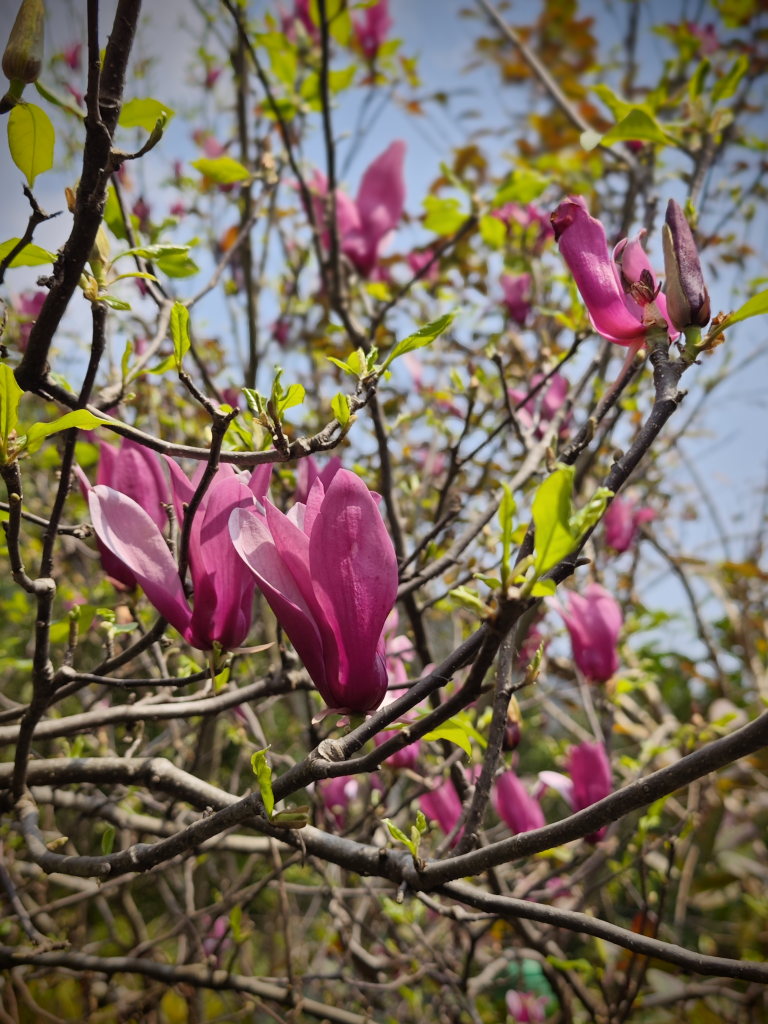
#> input picture assets/Images/IMG_20250314_111550.jpg, 3072 x 4096 px (shown at 1/4 size)
$ python photos.py ../assets/Images/IMG_20250314_111550.jpg
#> lines starting #> are read from the running program, lines starting #| are printed output that depends on the picture
"""
Prepare gallery photos.

    pip install pillow
    python3 scripts/photos.py ~/Desktop/new-shots/*.jpg

For each input: applies EXIF rotation, strips all metadata (including GPS),
writes public/photos/<name>.jpg (1800px long edge, q80) and
public/photos/thumb/<name>.jpg (900px, q78). Then add an entry to src/data/photos.ts.
"""
import sys
from pathlib import Path
from PIL import Image, ImageOps

root = Path(__file__).resolve().parent.parent / "public" / "photos"
(root / "thumb").mkdir(parents=True, exist_ok=True)

for arg in sys.argv[1:]:
    src = Path(arg)
    im = ImageOps.exif_transpose(Image.open(src)).convert("RGB")
#> im is the input picture: PIL image 3072x4096 RGB; mean R, G, B 119.9, 105, 89
    name = src.stem + ".jpg"
    full = im.copy(); full.thumbnail((1800, 1800))
    full.save(root / name, quality=80, optimize=True, progressive=True)
    thumb = im.copy(); thumb.thumbnail((900, 900))
#> after `thumb.thumbnail((900, 900))`:
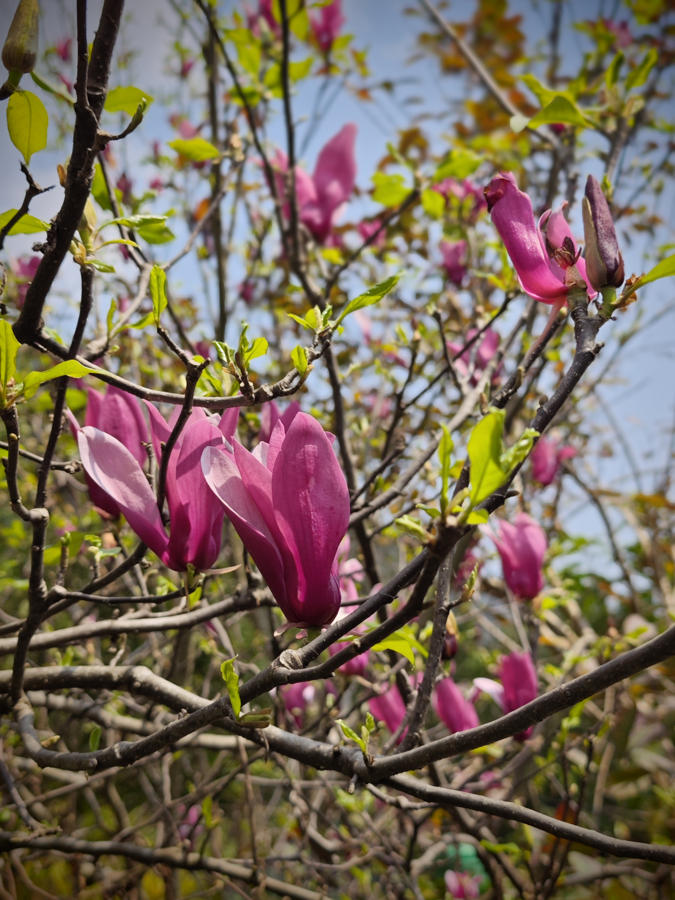
#> thumb: PIL image 675x900 RGB; mean R, G, B 120.1, 105.1, 89.1
    thumb.save(root / "thumb" / name, quality=78, optimize=True, progressive=True)
    print(f"{name}: {full.size[0]}x{full.size[1]}  ->  add {{ file: '{name}', caption: '...' }} to src/data/photos.ts")
#> (printed output is left out)

$ run again, on assets/Images/IMG_20250315_104136.jpg
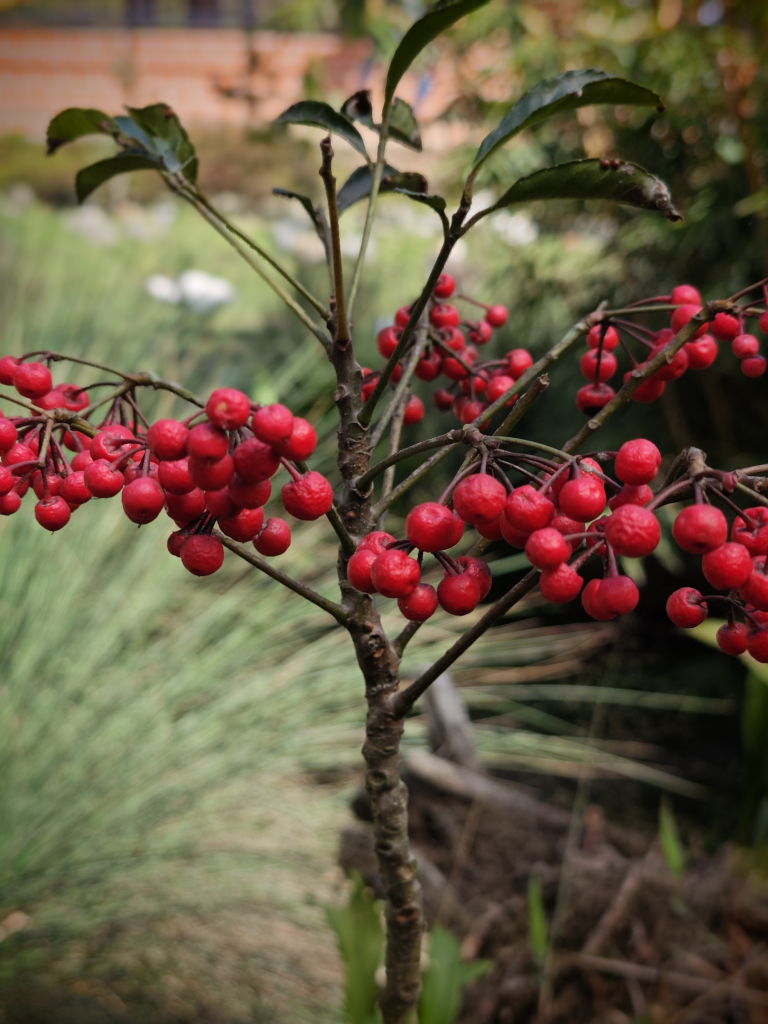
#> input picture assets/Images/IMG_20250315_104136.jpg, 3072 x 4096 px (shown at 1/4 size)
#> im is the input picture: PIL image 3072x4096 RGB; mean R, G, B 104.7, 89, 67.3
#> `thumb.thumbnail((900, 900))`:
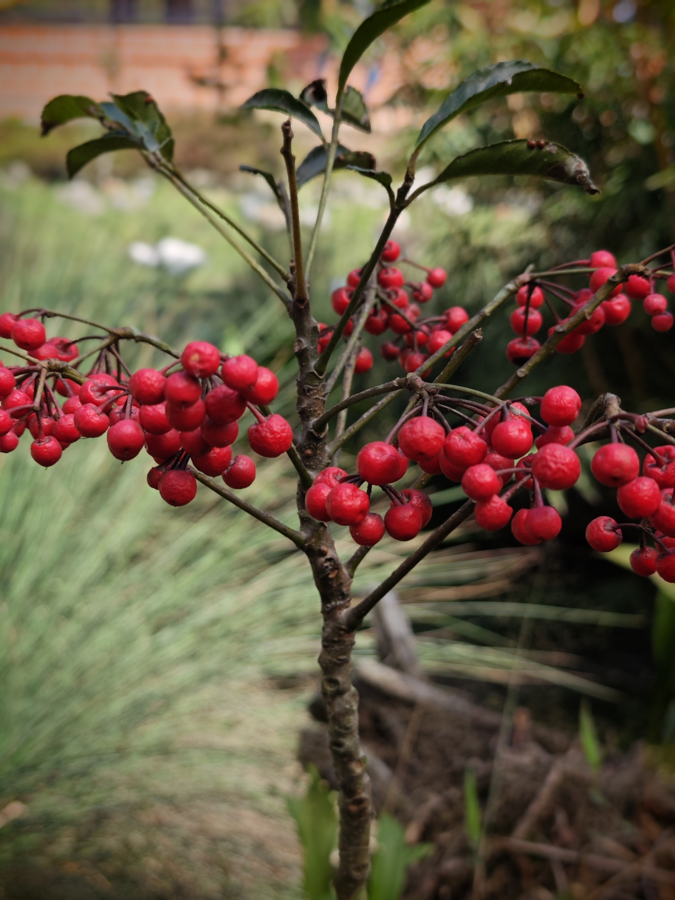
#> thumb: PIL image 675x900 RGB; mean R, G, B 104.9, 89.2, 67.4
#> (printed output is left out)

$ run again, on assets/Images/IMG_20260517_072637_186.jpg
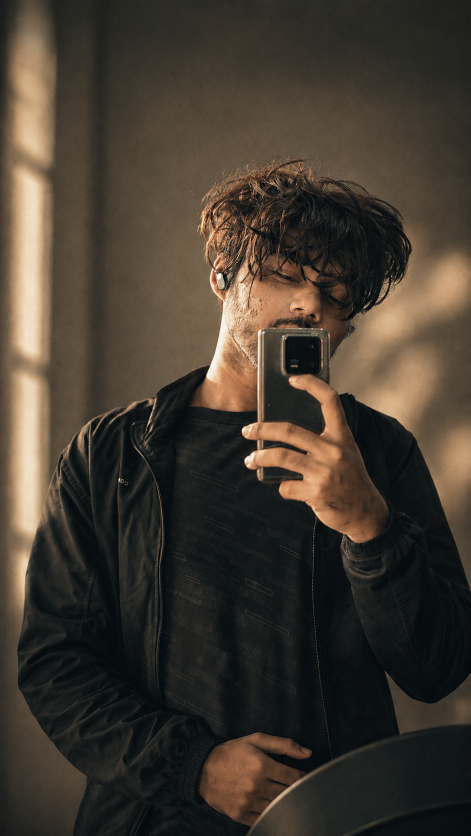
#> input picture assets/Images/IMG_20260517_072637_186.jpg, 941 x 1672 px (shown at 1/2 size)
#> im is the input picture: PIL image 941x1672 RGB; mean R, G, B 66.8, 58.3, 48
#> `thumb.thumbnail((900, 900))`:
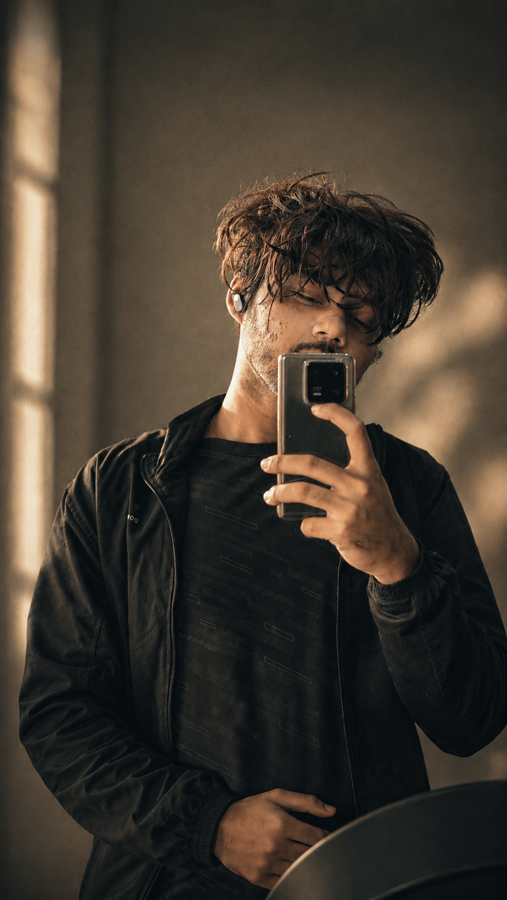
#> thumb: PIL image 507x900 RGB; mean R, G, B 66.8, 58.3, 48
#> (printed output is left out)

$ run again, on assets/Images/IMG_20260517_072638_092.jpg
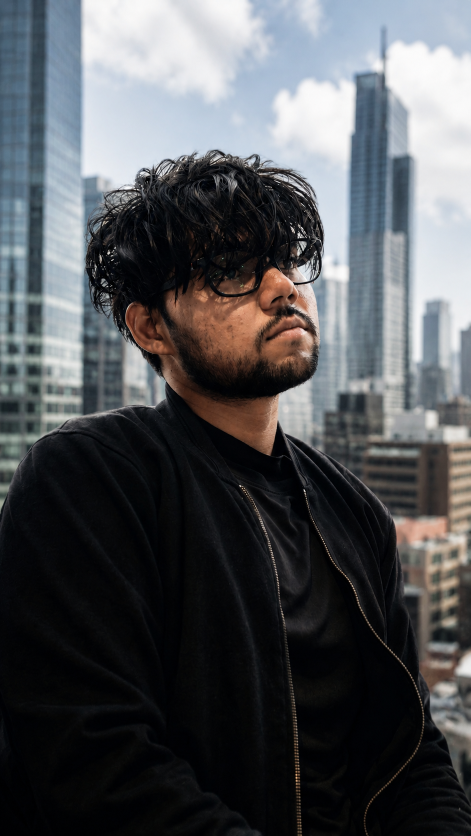
#> input picture assets/Images/IMG_20260517_072638_092.jpg, 941 x 1672 px (shown at 1/2 size)
#> im is the input picture: PIL image 941x1672 RGB; mean R, G, B 81.7, 83.8, 87
#> `thumb.thumbnail((900, 900))`:
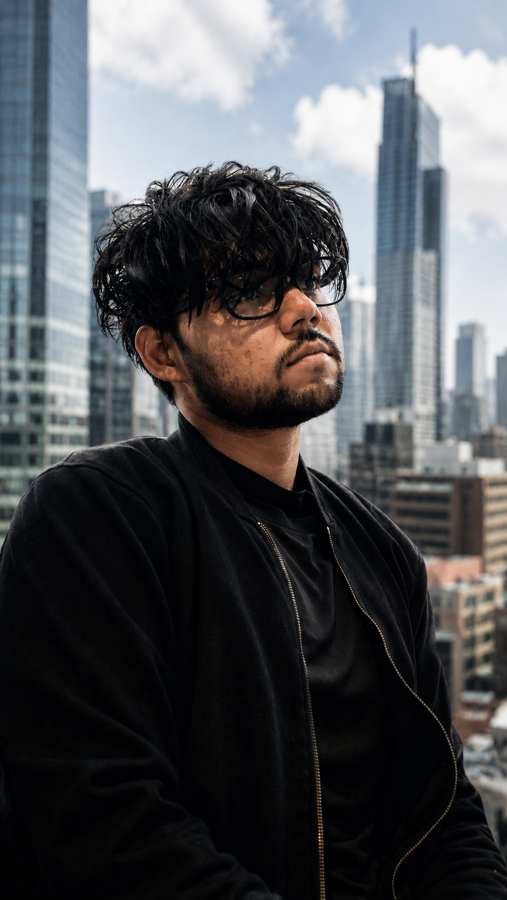
#> thumb: PIL image 507x900 RGB; mean R, G, B 81.7, 83.8, 87
#> (printed output is left out)
